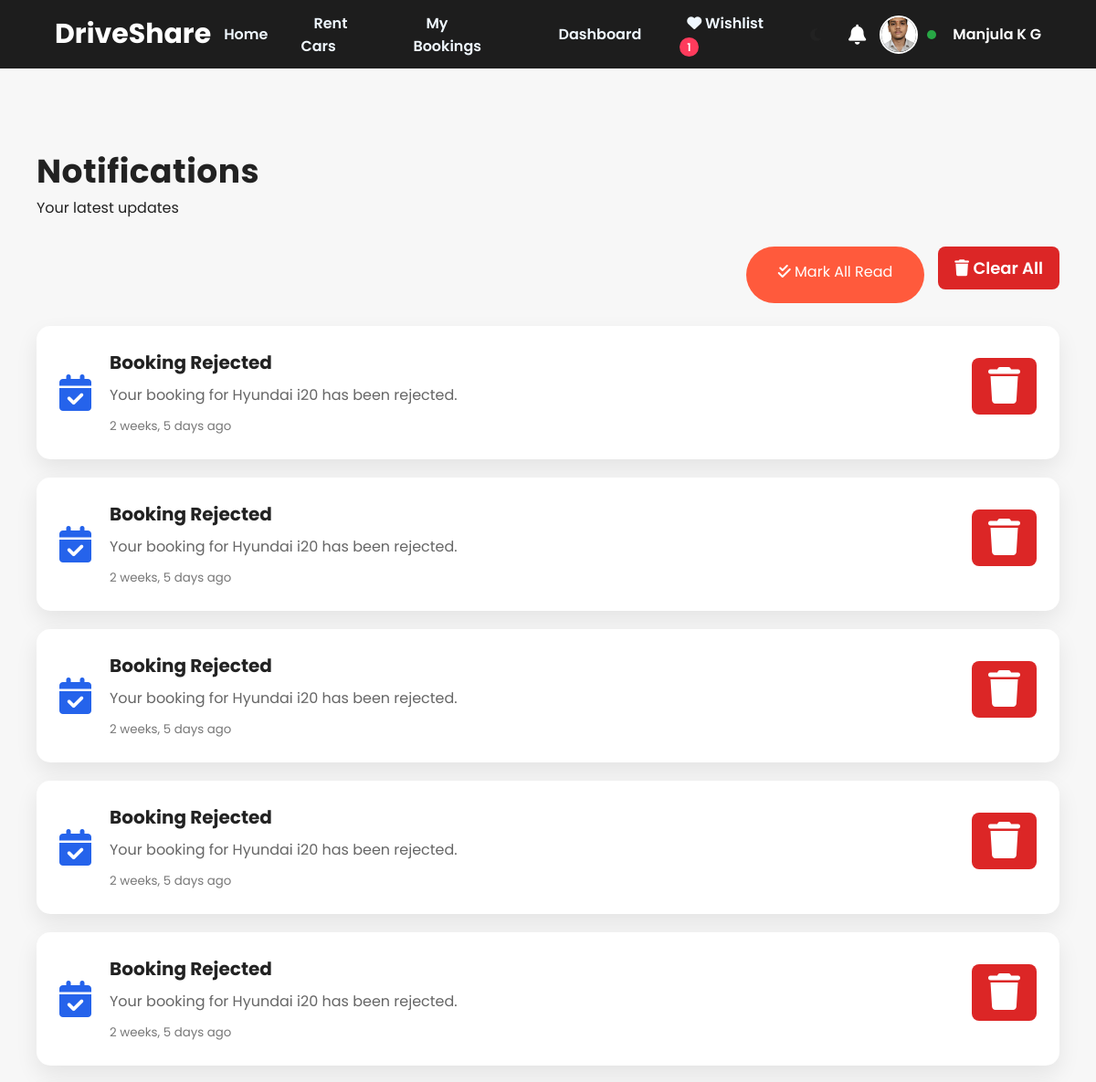
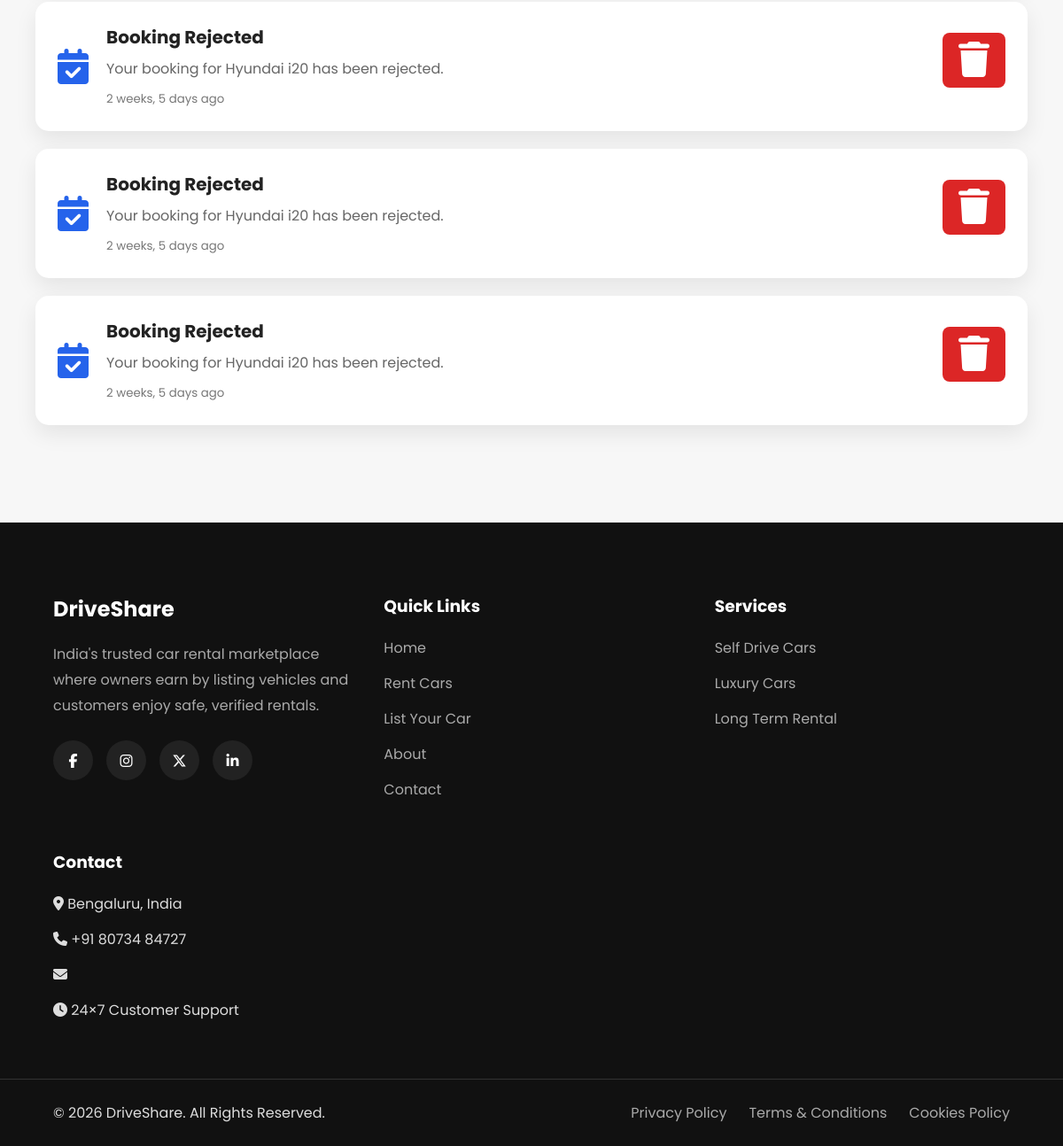
The app's page /notifications/ (signed in) with its own data (2 pictures, top to bottom).
### accounts/models.py (models this page shows, shortened)
class CustomUser(AbstractUser):
    USER_TYPES = (
    ("customer", "Customer"),
    ("owner", "Car Owner"),
)
    user_type = models.CharField(
        max_length=20,
        choices=USER_TYPES,
        default='customer'
    )
    phone_number = models.CharField(
        max_length=15,
        blank=True
    )
    profile_picture = models.ImageField(
        upload_to='profile_pictures/',
        blank=True,
        null=True
    )

### notifications/models.py (models this page shows, shortened)
class Notification(models.Model):
    NOTIFICATION_TYPES = (
    ("Booking", "Booking"),
    ("Payment", "Payment"),
    ("Wallet", "Wallet"),
    ("Coupon", "Coupon"),
    ("System", "System"),
)
    user = models.ForeignKey(
        settings.AUTH_USER_MODEL,
        on_delete=models.CASCADE,
        related_name="notifications",
    )
    title = models.CharField(
        max_length=200,
    )
    message = models.TextField()
    notification_type = models.CharField(
        max_length=30,
        choices=NOTIFICATION_TYPES,
        default="System",
    )
    is_read = models.BooleanField(
        default=False,
    )
    redirect_url = models.CharField(
        max_length=300,
        blank=True,
    )
    created_at = models.DateTimeField(
        auto_now_add=True,
    )
    class Meta:
        ordering = ["-created_at"]

### notifications/views.py (the view)
# urls.py: path("", views.notification_list, name="notifications"),
@login_required
def notification_list(request):
    notifications = request.user.notifications.order_by("-created_at")
    notifications.update(is_read=True)
    notifications = request.user.notifications.order_by("-created_at")
    unread_count = notifications.filter(
    is_read=False
    ).count()
    notifications.filter(
    is_read=False
).update(
    is_read=True
)
    return render(
    request,
    "notifications/notification_list.html",
    {
        "notifications": notifications,
        "unread_count": unread_count,
    }
)

### notifications/context_processors.py (called while the page is built)
def notification_count(request):
    if request.user.is_authenticated:
        return {
            "notification_count":
            request.user.notifications.filter(
                is_read=False
            ).count()
        }
    return {
        "notification_count": 0
    }

### templates/notifications/notification_list.html (shortened to what this page needs)
{% extends "base.html" %}
{% block content %}
<section class="dashboard">
    <div class="dashboard-header">
        <h1>Notifications</h1>
        <p>Your latest updates</p>
    </div>
    <div class="notification-actions">
        <a href="{% url 'mark_all_notifications_read' %}"
           class="btn btn-primary">
            <i class="fas fa-check-double"></i>
            Mark All Read
        </a>
        <div class="notification-delete">
        <a href="{% url 'clear_notifications' %}"
           class="btn delete-btn"
           onclick="return confirm('Clear all notifications?')">
            <i class="fas fa-trash"></i>
            Clear All
        </a>
</div>
    </div>
    {% for notification in notifications %}
    <div class="notification-card {% if not notification.is_read %}unread{% endif %}">
        <div class="notification-icon">
            {% if notification.notification_type == "Booking" %}
                <i class="fas fa-calendar-check booking-icon"></i>
            {% elif notification.notification_type == "Payment" %}
                <i class="fas fa-credit-card payment-icon"></i>
            {% elif notification.notification_type == "Wallet" %}
                <i class="fas fa-wallet wallet-icon"></i>
            {% elif notification.notification_type == "Coupon" %}
                <i class="fas fa-tags coupon-icon"></i>
            {% else %}
                <i class="fas fa-bell system-icon"></i>
            {% endif %}
        </div>
        <div class="notification-content">
            <h3>{{ notification.title }}</h3>
            <p>{{ notification.message }}</p>
            <small>
                {{ notification.created_at|timesince }} ago
            </small>
        </div>
        <div class="notification-delete">
            <a href="{% url 'delete_notification' notification.id %}"
               class="delete-btn"
               onclick="return confirm('Delete this notification?')">
                <i class="fas fa-trash"></i>
            </a>
        </div>
    </div>
    {% empty %}
    <div class="dashboard-box">
        <h3>No Notifications</h3>
        <p>You don't have any notifications yet.</p>
    </div>
    {% endfor %}
</section>
{% endblock %}

### templates/navbar.html (shortened to what this page needs)
{% load static %}
<nav class="navbar">
    <div class="logo">
        <a href="/">DriveShare</a>
    </div>
    <ul class="nav-links" id="nav-links">
        <li>
            <a href="/" class="{% if request.path == '/' %}active{% endif %}">
                Home
            </a>
        </li>
        {% if user.is_authenticated %}
            {% if user.is_superuser %}
                <li>
                    <a href="{% url 'admin_dashboard' %}"class="{% if request.resolver_match.url_name == 'admin_dashboard' %}active{% endif %}">
                        Dashboard
                    </a>
                </li>
                <li>
                    <a href="{% url 'admin_car_list' %}"class="{% if request.resolver_match.url_name == 'admin_car_list' %}active{% endif %}">
                        Pending Cars
                    </a>
                </li>
                <li>
                    <a href="/admin/">
                        Django Admin
                    </a>
                </li>
                <li>
                    <a href="{% url 'revenue_report'  %}" class="{% if request.resolver_match.url_name == 'revenue_report' %}active{% endif %}">
                     Revenue Report
                        </a>
                </li>
            {% elif user.user_type == "customer" %}
                <li>
                    <a href="{% url 'browse_cars' %}" class="{% if request.resolver_match.url_name == 'browse_cars' %}active{% endif %}">
                        Rent Cars
                    </a>
                </li>
                <li>
                    <a href="{% url 'my_bookings' %}" class="{% if request.resolver_match.url_name == 'my-bookings' %}active{% endif %}">
                        My Bookings
                    </a>
                </li>
                <li>
                    <a href="{% url 'customer_dashboard' %}" class="{% if request.resolver_match.url_name == 'customer_dashboard' %}active{% endif %}">
                        Dashboard
                    </a>
                </li>
                <li>
                    <a href="{% url 'wishlist' %}"class="{% if request.resolver_match.url_name == 'wishlist' %}active{% endif %}">
                        <i class="fas fa-heart"></i>
                        Wishlist
                        <span class="wishlist-count">
                            {{ user.wishlist_items.count }}
                        </span>
                    </a>
                </li>
            {% endif %}
        {% endif %}
    </ul>
    <div class="auth-buttons">
        {% if user.is_authenticated %}
            <div class="theme-toggle">
                <i class="fas fa-moon"></i>
            </div>
            {% if not user.is_superuser %}
            <div class="notification-icon">
                <a href="{% url 'notifications' %}">
                    <i class="fas fa-bell"></i>
                </a>
            </div>
            {% endif %}
            <div class="user-profile" id="userProfile">
                {% if user.profile_picture %}
                    <img src="{{ user.profile_picture.url }}" class="nav-profile-img">
                {% else %}
                    <img src="{% static 'images/default-avatar.png' %}" class="nav-profile-img">
                {% endif %}
                {% if not user.is_superuser %}
                    {% if user.user_type == "customer" %}
                        {% if user.customer_profile.verification_status == "Approved" %}
                            <span class="status-dot approved"></span>
                        {% elif user.customer_profile.verification_status == "Pending" %}
                            <span class="status-dot pending"></span>
                        {% else %}
                            <span class="status-dot rejected"></span>
                        {% endif %}
                    {% endif %}
                {% endif %}
                <span class="user-name">
                    {{ user.first_name|default:user.username }}
                </span>
            </div>
        {% endif %}
    </div>
</nav>

### static/css/style.css (style rules this page uses)
* { margin:0; padding:0; box-sizing:border-box; font-family:'Poppins',sans-serif; }
* { transition: color .25s ease, background-color .25s ease, border-color .25s ease, box-shadow .25s ease, transform .25s ease; }
html { scroll-behavior:smooth; }
body { background:#f7f7f7; color:#222; }
a { text-decoration:none; }
ul { list-style:none; }
button, a { transition:.3s; }
.delete-btn { width:100%; padding:15px; border:none; border-radius:10px; background:#dc3545; color:#fff; font-size:16px; cursor:pointer; margin-bottom:15px; transition:.3s; }
.delete-btn { color:#ef4444; float:right; font-size:18px; transition:.3s; }
.delete-btn { display:inline-block; background:#dc2626; color:#fff; padding:10px 20px; border-radius:8px; text-decoration:none; font-weight:600; }

### static/css/navbar.css (style rules this page uses)
.navbar { position:fixed; top:0; left:0; width:100%; height:75px; padding:0 40px; display:flex; justify-content:space-between; align-items:center; background:rgba(17,17,17,.95); backdrop-filter:blur(12px); z-index:9999; }
.navbar { transition: background .35s ease, box-shadow .35s ease, padding .35s ease; }
.logo a { font-size:30px; font-weight:700; color:white; }
.nav-links { display:flex; align-items:center; gap:22px; list-style:none; margin:0; padding:0; }
.nav-links a { color:aliceblue; font-size:16px; font-weight:600; text-decoration:none; padding:8px 14px; border-radius:8px; transition:.3s; }
.auth-buttons { display:flex; align-items:center; gap:18px; flex-shrink:0; }
.user-profile { position:relative; display:flex; align-items:center; gap:10px; cursor:pointer; }
.nav-profile-img { width:42px; height:42px; border-radius:50%; object-fit:cover; border:2px solid white; }
.user-name { color:white; font-weight:600; white-space:nowrap; }
.notification-icon { position:relative; display:flex; align-items:center; justify-content:center; }
.notification-icon a { color:#fff; font-size:22px; text-decoration:none; position:relative; display:flex; align-items:center; justify-content:center; }
.notification-icon i { transition:.3s; }
.status-dot { width:10px; height:10px; border-radius:50%; display:inline-block; margin-right:8px; }
.status-dot.approved { background:#28a745; }
.nav-profile-img { transition:all .3s ease; }
.notification-icon i { transition:all .3s ease; }
.theme-toggle { width:42px; height:42px; display:flex; align-items:center; justify-content:center; border-radius:50%; cursor:pointer; transition:.3s; }
.theme-toggle i { transition:.3s; }
.wishlist-count { margin-left:6px; background:#ff3b5c; color:white; padding:2px 8px; border-radius:50px; font-size:12px; font-weight:600; }
.notification-card { display:flex; align-items:flex-start; gap:20px; background:#fff; border-radius:12px; padding:20px; margin-bottom:20px; box-shadow:0 5px 15px rgba(0,0,0,.08); transition:.3s; }
.notification-content { flex:1; }
.notification-content h3 { margin:0; font-size:20px; }
.notification-content p { margin:8px 0; color:#666; }
.notification-content small { color:#999; }
.booking-icon { color:#2563eb; }
.notification-actions { display:flex; justify-content:flex-end; gap:15px; margin-bottom:25px; }
.navbar { position: fixed; top: 0; left: 0; width: 100%; height: 75px; padding: 0 40px; display: flex; align-items: center; justify-content: space-between; background: rgba(17, 17, 17, 0.95); backdrop-filter: blur(12px); z-index: 9999; }
.logo { flex-shrink: 0; }
.logo a { font-size: 30px; font-weight: 700; color: white; text-decoration: none; }
.nav-links { display: flex; align-items: center; gap: 22px; list-style: none; margin: 0; padding: 0; }
.nav-links a { color: aliceblue; font-size: 16px; font-weight: 600; text-decoration: none; padding: 8px 14px; border-radius: 8px; transition: 0.3s; }
.auth-buttons { display: flex; align-items: center; justify-content: center; gap: 15px; flex-shrink: 0; }

### static/css/hero.css (style rules this page uses)
.btn-primary { background:#ff5a3c; color:white; padding:15px 35px; border-radius:50px; }

### static/css/responsive.css (style rules this page uses)
@media (max-width:1200px) { .navbar { padding:18px 5%; } }

### static/css/dashboard.css (style rules this page uses)
.dashboard { max-width:1300px; margin:120px auto 50px; padding:40px; }
.dashboard-header { margin-bottom:30px; }
.dashboard-header h1 { font-size:36px; }
.dashboard-header h1, section h2 { letter-spacing:.5px; }

### records on screen
CustomUser: wishlist_items.count "1", profile_picture (picture), first_name "Manjula K G"
Notification: notification_type "Booking" (drawn), title "Booking Rejected", message "Your booking for Hyundai i20 has been rejected.", created_at "2 weeks, 5 days"
Notification: notification_type "Booking" (drawn), title "Booking Rejected", message "Your booking for Hyundai i20 has been rejected.", created_at "2 weeks, 5 days"
Notification: notification_type "Booking" (drawn), title "Booking Rejected", message "Your booking for Hyundai i20 has been rejected.", created_at "2 weeks, 5 days"
Notification: notification_type "Booking" (drawn), title "Booking Rejected", message "Your booking for Hyundai i20 has been rejected.", created_at "2 weeks, 5 days"
Notification: notification_type "Booking" (drawn), title "Booking Rejected", message "Your booking for Hyundai i20 has been rejected.", created_at "2 weeks, 5 days"
Notification: notification_type "Booking" (drawn), title "Booking Rejected", message "Your booking for Hyundai i20 has been rejected.", created_at "2 weeks, 5 days"
Notification: notification_type "Booking" (drawn), title "Booking Rejected", message "Your booking for Hyundai i20 has been rejected.", created_at "2 weeks, 5 days"
Notification: notification_type "Booking" (drawn), title "Booking Rejected", message "Your booking for Hyundai i20 has been rejected.", created_at "2 weeks, 5 days"
